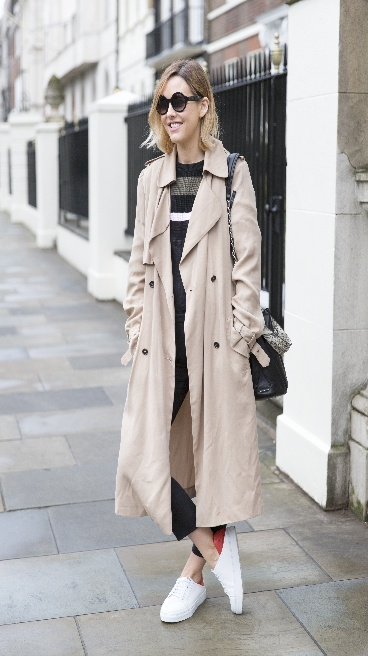
#> input picture test_images/test1/source.jpg, 368 x 656 px
$ python bg-subtract.py
#> lines starting #> are read from the running program, lines starting #| are printed output that depends on the picture; after the words box and inside, x2 and y2 are one past the last pixel; in counts of white or black regions, pixels touching at a corner belong together
### util.py
import cv2 as cv

def readSource(fileName):
#> called with fileName = './test_images/test1/source.jpg'
    try:
        source = cv.imread(fileName, 1)
#> source is the input picture: shape (656, 368, 3); mean B, G, R 174.4, 175.6, 178.2
    except:
        print("[ERROR] Source must be a color uint8 image")
        return None
    return source

def readMask(fileName):
#> called with fileName = './test_images/test1/foreground.png'
    try:
        mask = cv.imread(fileName, 0)
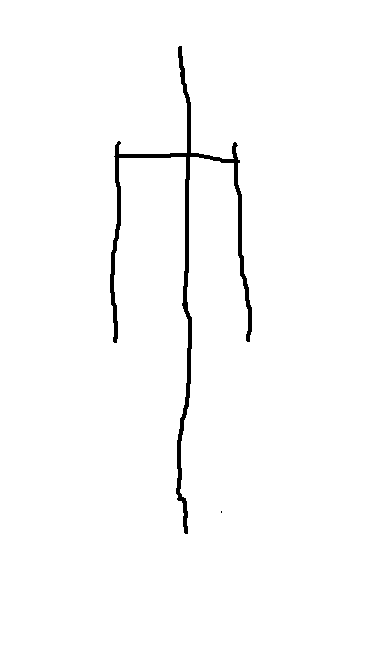
#> input picture test_images/test1/foreground.png, 368 x 656 px
#> mask: shape (656, 368); 98.3% white; 2 black regions (1 under 20 px), largest, box (x1, y1, x2, y2) and area: (110, 46, 252, 534) 4128
#> call 2 of readMask, with fileName = './test_images/test1/background.png'
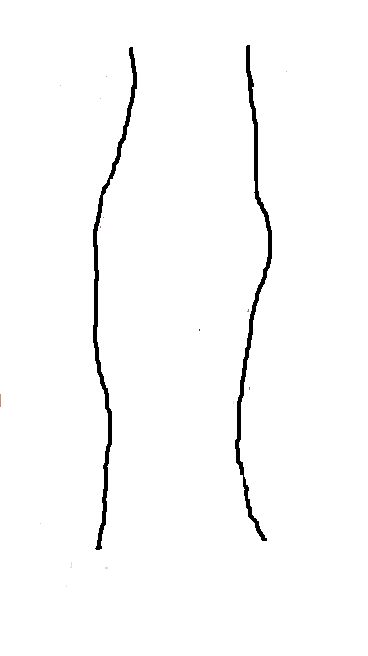
#> input picture test_images/test1/background.png, 368 x 656 px
    except:
        print("[ERROR] Alpha must be a grayscale uint8 image")
        return None
    return mask

def writeImage(fileName, image):
    try:
        cv.imwrite(fileName, image)
        success = True
    except:
        success = False
    return success

# [6 lines left out: function debug, not called in this run]

### bg-subtract.py
import numpy as np
from util import *

class ForegroundExtraction:
    def __init__(self, source, foregroundSeed, backgroundSeed, threshold):
        # Keep a copy of source
#> called with threshold = 20000
        self.source = source.copy()

        # This is where the output is stored
        self.cutOut = source.copy()

        # Store the user marked foreground and background seeds
        self.foregroundSeed = foregroundSeed
        self.backgroundSeed = backgroundSeed

        # Used to create an image pyramid
        self.iDown = [self.source]
        self.fDown = [self.foregroundSeed]
        self.bDown = [self.backgroundSeed]

        # Keep a list of contour points for items being cut out
        self.cuts = None

        # Number of objects being cut out
        self.numCuts = None

        # Refined foreground and background
        self.foreground = None
        self.background = None

        # Images stored for debugging purposes
        self._contour = None
        self._contourSource = None
        self._initialMask = None
        self._refinedMask = np.zeros(self.source.shape[:2], dtype=np.uint8)
        self._boundary = None

        self.numRows = source.shape[0]
#> self.numRows = 656
        self.numCols = source.shape[1]
#> self.numCols = 368
        self.minImageSize = 500000
        self.timesDownsampled = 0

        # Kernel used for convolution
        self.kernel = np.ones((3,3), np.uint8)

        # Hyper parameters to tweak
        self.erodeIterations = 8
        self.dilateIterations = 8
        self.patchRadius = 10
        self.colorWeight = 0.5
        self.locationWeight = 0.5
        self.contourSizeThreshold = threshold

    def run(self):
        # We down sample the large image to a much more managable size
        # and we perform Grabcut on the downsampled image to get a rough
        # esimate of the cutout mask. Using this estimate, we can obtain a more
        # refined foreground and background seed.
        self.downSample()
        self.cuts, self.foreground, self.background, self._contour , self._contourSource, self._boundary = self.getBoundaries()

        # Using the refined foreground and background seeds, we take the estimated
        # cutout mask and refine the contour by examining patches that lie on the contour
        # and cut out pixels with respect to the refined foreground and background seeds
        self.refineBoundary(self._boundary[2])

        # Cut out the original image using the refined mask
        self.cutOut[self._refinedMask==0] = 0
        return self.cutOut, self._refinedMask, self._contour, self._contourSource, self._initialMask

    # Constructs an image pyramid by scaling down the image and foreground and background seeds
    def downSample(self):
        imageSize = self.numRows * self.numCols
#> imageSize = 241408
        while imageSize > self.minImageSize:
            image = cv.pyrDown(self.iDown[-1])
            self.iDown.append(image)

            foreground = cv.pyrDown(self.fDown[-1])
            self.fDown.append(foreground)

            background = cv.pyrDown(self.bDown[-1])
            self.bDown.append(background)

            imageSize = image.shape[0] * image.shape[1]
            self.timesDownsampled += 1
#> after the loop, self.bDown = 1 item; self.fDown = 1 item; self.iDown = 1 item; self.timesDownsampled = 0

    # Get a rough estimate of the cutout mask
    def getBoundaries(self):

        # Perform the cut
        mask = self.cut(self.iDown[-1], self.fDown[-1], self.bDown[-1])
#> mask: shape (656, 368); 26.4% white; 13 white regions (12 under 20 px), largest, box (x1, y1, x2, y2) and area: (93, 45, 288, 586) 63598

        # Upsample the mask back to the size of the original image
        for i in range(self.timesDownsampled):
            if mask.shape[0] != self.iDown[-1 * (i + 1)].shape[0]:
                mask = mask[:-1,:]
            if mask.shape[1] != self.iDown[-1 * (i + 1)].shape[1]:
                mask = mask[:,:-1]
            mask = cv.pyrUp(mask)

        # Store a copy of the upsampled unrefined mask
        self._initialMask = mask.copy()

        # We know pixels inside the contour of the unrefined mask
        # should be a part of the foreground and that pixels outside of the
        # contour should be a part of the background so we can generate a better
        # foreground and background seed by eroded and dilating the unrefined mask
        mask = cv.erode(mask, self.kernel, iterations=self.erodeIterations)
#> mask: shape (656, 368); 16.9% white; 4 white regions (2 under 20 px), largest, box (x1, y1, x2, y2) and area: (118, 68, 253, 554) 40777, (261, 374, 278, 386) 118
        erodedMask = cv.erode(mask, self.kernel, iterations=self.erodeIterations)
#> erodedMask: shape (656, 368); 9.6% white; 2 white regions, box (x1, y1, x2, y2) and area: (127, 94, 245, 523) 23233, (179, 83, 189, 91) 54
        dilatedMask = cv.dilate(mask, self.kernel, iterations=self.dilateIterations)
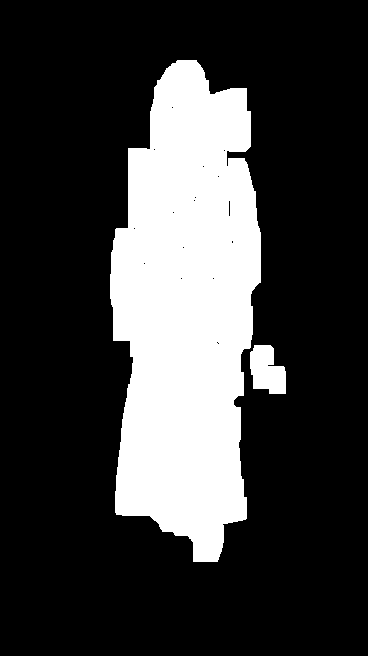
#> dilatedMask: shape (656, 368); 23.9% white; 2 white regions

        boundary = cv.findContours(mask, cv.RETR_EXTERNAL, cv.CHAIN_APPROX_NONE)
#> boundary = 4 contours, 2 with area under 20; largest, box (x1, y1, x2, y2) and area: (118, 68, 253, 554) 43344, (261, 374, 278, 386) 92
        erodedBoundary = cv.findContours(erodedMask, cv.RETR_EXTERNAL, cv.CHAIN_APPROX_NONE)
#> erodedBoundary = 2 contours; box (x1, y1, x2, y2) and area: (127, 94, 245, 523) 25682, (179, 83, 189, 91) 40
        dilatedBoundary = cv.findContours(dilatedMask, cv.RETR_EXTERNAL, cv.CHAIN_APPROX_NONE)
#> dilatedBoundary = 2 contours; box (x1, y1, x2, y2) and area: (110, 60, 261, 562) 55633, (250, 345, 286, 394) 1246

        # Create image representations of the new foreground and background seeds
        contour = np.ones(self.source.shape, dtype=np.uint8) * 255
        contourSource = self.source.copy()
        foreground = np.zeros(self.source.shape[:2], dtype=np.uint8)
        background = np.zeros(self.source.shape[:2], dtype=np.uint8)

        cuts = []
        self.numCuts = min((len(boundary[0]), len(erodedBoundary[0]), len(dilatedBoundary[0])))
#> self.numCuts = 2
        # Only deal with the largest contours to avoid artifacts
        biggestContours = np.array([cv.contourArea(x) for x in boundary[0]]).argsort()[-self.numCuts:]
#> biggestContours = [0, 3]
        biggestErodedContours = np.array([cv.contourArea(x) for x in erodedBoundary[0]]).argsort()[-self.numCuts:]
#> biggestErodedContours = [1, 0]
        biggestDilatedContours = np.array([cv.contourArea(x) for x in dilatedBoundary[0]]).argsort()[-self.numCuts:]
#> biggestDilatedContours = [0, 1]

        for i in range(0, self.numCuts):
            points = boundary[0][biggestContours[i]]
            erodedPoints = erodedBoundary[0][biggestErodedContours[i]]
            dilatedPoints = dilatedBoundary[0][biggestDilatedContours[i]]

            if (cv.contourArea(points) > self.contourSizeThreshold):
                # Red
                for p in points:
                    contour[p[0][1], p[0][0]] = [0, 0, 255]
                    contourSource[p[0][1], p[0][0]] = [0, 0, 255]

                # Green
                for p in erodedPoints:
                    foreground[p[0][1], p[0][0]] = 255
                    contour[p[0][1], p[0][0]] = [0, 255, 0]
                    contourSource[p[0][1], p[0][0]] = [0, 255, 0]

                # Blue
                for p in dilatedPoints:
                    background[p[0][1], p[0][0]] = 255
                    contour[p[0][1], p[0][0]] = [255, 0, 0]
                    contourSource[p[0][1], p[0][0]] = [255, 0, 0]

                cuts.append((points, erodedPoints, dilatedPoints))
#> background: shape (656, 368); 0.54% white in thin lines or dots, all inside (x1, y1, x2, y2) = (110, 60, 261, 562)
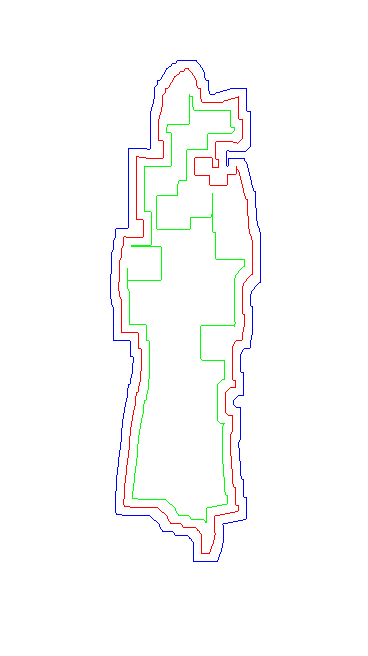
#> contour: shape (656, 368, 3); mean of channels 0, 1, 2 252.1, 252.2, 252.1; drawn as B, G, R
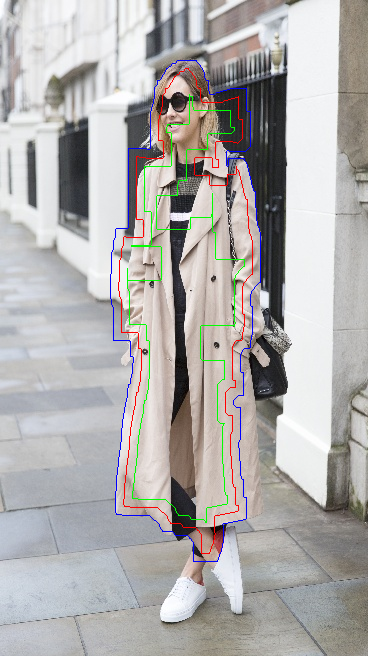
#> contourSource: shape (656, 368, 3); 1.68% of pixels changed, all inside (x1, y1, x2, y2) = (110, 60, 261, 562)
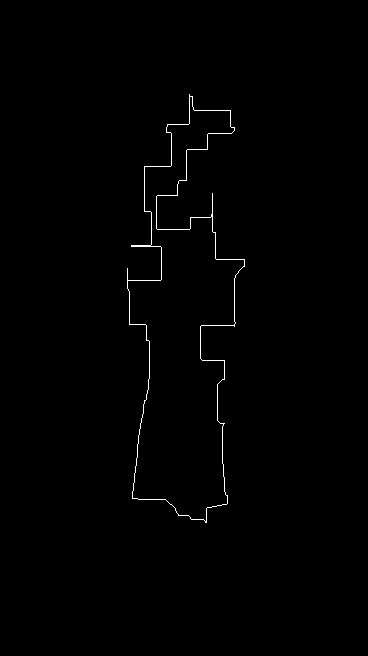
#> foreground: shape (656, 368); 0.58% white in thin lines or dots, all inside (x1, y1, x2, y2) = (127, 94, 245, 523)
#> after the loop, cuts = 1 item
#> in run, `self.cuts, self.foreground, self.background, self._contour , self._con..`: self._boundary = 3 items
        return cuts, foreground, background, contour, contourSource, ([boundary, erodedBoundary, dilatedBoundary])

    # Refines the contour by examining patches on the contour
    def refineBoundary(self, boundary):
        for i in range(len(boundary[0])):
            if cv.contourArea(boundary[0][i]) > self.contourSizeThreshold:
                cv.drawContours(self._refinedMask, boundary[0], i, 255, thickness=-1)
#> this loop made 2 passes
#> self._refinedMask: shape (656, 368); 23.3% white; 1 white region, box (x1, y1, x2, y2) and area: (110, 60, 261, 562) 56283

    # Performs Grabcut on an image given a foreground and background seed
    def cut(self, image, foreground, background):
        mask = np.ones(image.shape[:2], dtype=np.uint8) * cv.GC_PR_BGD
        mask[background!=255] = cv.GC_BGD
        mask[foreground!=255] = cv.GC_FGD

        # [11 lines of commented-out code are left out]

        bgdModel = np.zeros((1, 65), dtype=np.float64)
        fgdModel = np.zeros((1, 65), dtype=np.float64)

        # Define boundary rectangle containing the foreground object
        height, width, _ = image.shape
        left_margin_proportion = 0.3
        right_margin_proportion = 0.3
        up_margin_proportion = 0.1
        down_margin_proportion = 0.1

        boundary_rectangle = (
            int(width * left_margin_proportion),
            int(height * up_margin_proportion),
            int(width * (1 - right_margin_proportion)),
            int(height * (1 - down_margin_proportion)),
        )

        cv.grabCut(image,mask,boundary_rectangle,bgdModel,fgdModel,5,cv.GC_INIT_WITH_MASK)
        mask = np.where((mask == cv.GC_PR_BGD)|(mask == cv.GC_PR_BGD),0,1).astype('uint8')
        mask *= 255
        return mask


# Read images
source = readSource('./test_images/test1/source.jpg')
foregroundSeed = readMask('./test_images/test1/foreground.png')
backgroundSeed = readMask('./test_images/test1/background.png')
threshold = 20000

assert source is not None
assert foregroundSeed is not None
assert backgroundSeed is not None

# Run algorithm
extraction = ForegroundExtraction(source, foregroundSeed, backgroundSeed, threshold)
result, _refinedMask, _contour, _contourSource, _initialMask = extraction.run()
#> in run, `self.cutOut[self._refinedMask==0] = 0`:
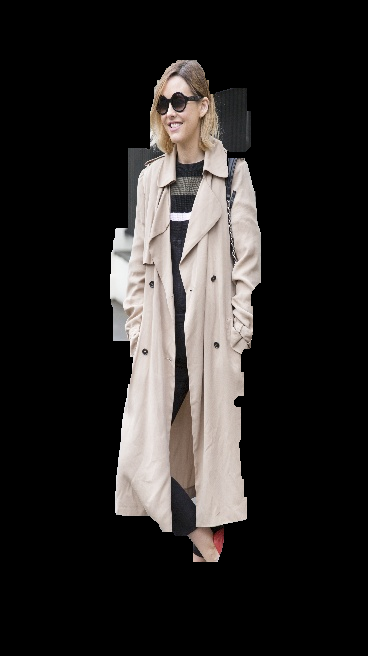
#> self.cutOut: shape (656, 368, 3); mean B, G, R 36.6, 37.9, 40.6

# Figure out the paths for the debugging images
output = 'test_images/test1/out.png'
splitString = output.split('.')
_refinedMaskPath = str(splitString[0]) + '_refinedMask.'
_contourPath = str(splitString[0]) + '_contour.'
_contourSourcePath = str(splitString[0]) + '_contourSource.'
_initialMaskPath = str(splitString[0]) + '_initialMask.'

for i in range(1, len(splitString)):
    _refinedMaskPath += str(splitString[i])
    _contourPath += str(splitString[i])
    _contourSourcePath += str(splitString[i])
    _initialMaskPath += str(splitString[i])

# Write the images
writeImage(output, result)
writeImage(_refinedMaskPath, _refinedMask)
writeImage(_contourPath, _contour)
writeImage(_contourSourcePath, _contourSource)
writeImage(_initialMaskPath, _initialMask)
